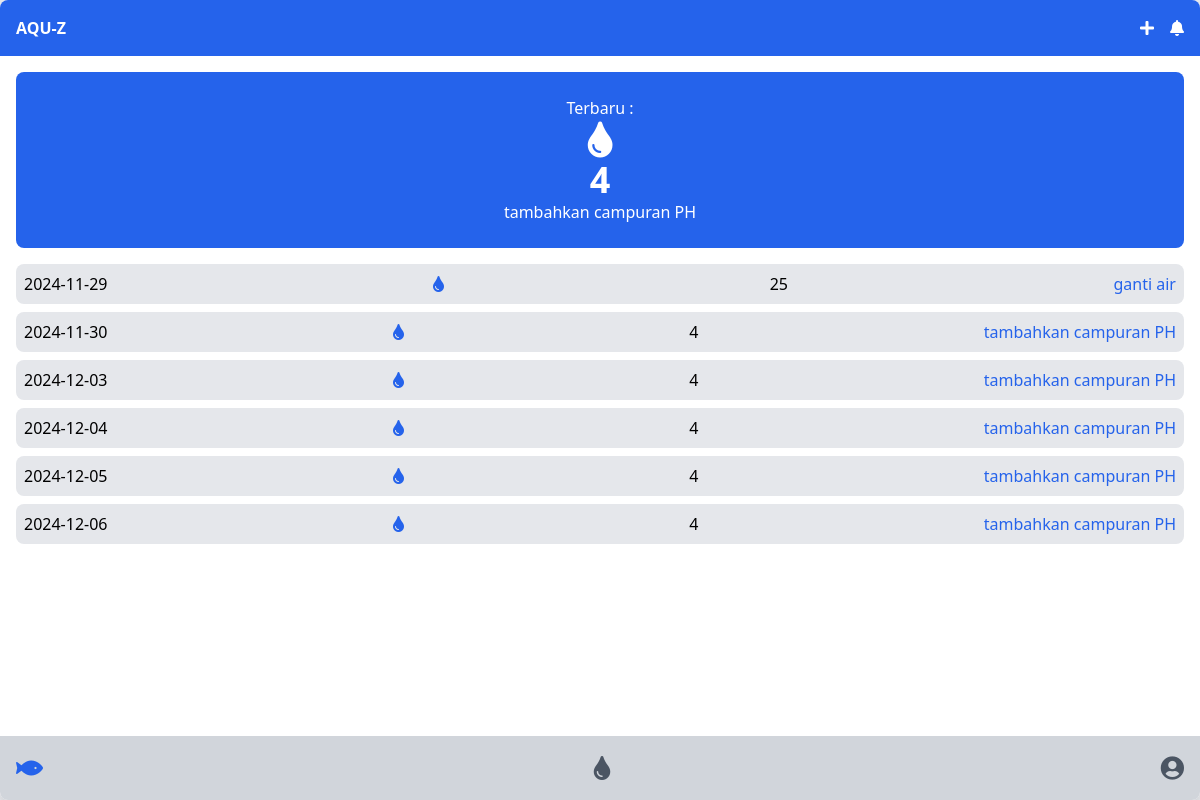
Screenshot of /detailPh.php (signed in) with the database file from the repository.
### tables this page shows
CREATE TABLE `t_sensor` (
  `id_tSensor` int NOT NULL,
  `id_sensor` int NOT NULL,
  `id_user` int NOT NULL,
  `tgl` date NOT NULL,
  `value` float NOT NULL
);

### detailPh.php (the view, shortened to what this page needs)
<html>
    <head>
        <script src="https://cdn.tailwindcss.com"></script>
        <link rel="stylesheet" href="https://cdnjs.cloudflare.com/ajax/libs/font-awesome/5.15.3/css/all.min.css">
    </head>
    <body class="bg-gray-200 min-h-screen flex flex-col">
        <div class="w-full mx-auto bg-white shadow-lg rounded-lg overflow-hidden flex flex-col flex-grow">
            <div class="bg-blue-600 p-4 flex justify-between items-center">
                <span class="text-white font-bold">AQU-Z</span>
                <div class="flex space-x-4">
                    <i class="fas fa-plus text-white"></i>
                    <i class="fas fa-bell text-white"></i>
                </div>
            </div>
            <div class="p-4 space-y-4 flex-grow">
                <?php
                    include "koneksi.php";
                    $id_user = $_SESSION["id_user"];
                    $query1 = "SELECT * FROM t_sensor where id_user = '$id_user' and id_sensor = '1' ORDER BY `t_sensor`.`tgl` DESC limit 1";
                    $data1 = mysqli_query($conn, $query1);
                    foreach ($data1 as $row1) {
                        $value1 =  $row1['value'];
                        if ($value1 < 6){
                            $status1 = "tambahkan campuran PH";
                        }elseif($value1 <= 6){
                            $status1 = "baik";
                        }else{
                            $status1 = "ganti air";
                        }
                    }
                ?>
                <div class="bg-blue-600 text-white rounded-lg p-6 text-center mb-4">
                    <p>Terbaru :</p>
                    <i class="fas fa-tint text-4xl"></i>
                    <p class="text-4xl font-bold"><?php echo $value1;?></p>
                    <p><?php echo "$status1";?></p>
                </div>
                <div class="space-y-2">
                <?php
                    $query = "SELECT * FROM t_sensor where id_user = '$id_user' and id_sensor = '1' ORDER BY `t_sensor`.`tgl` ASC  ";
                    $data = mysqli_query($conn, $query);
                    foreach ($data as $row) {
                        $tgl = $row['tgl'];
                        $value =  $row['value'];
                        if ($value < 6){
                            $status = "tambahkan campuran PH";
                        }elseif($value <= 6){
                            $status = "baik";
                        }else{
                            $status = "ganti air";
                        }
                        echo '<div class="bg-gray-200 rounded-lg p-2 flex justify-between items-center">';
                        echo '<span>'.$tgl.'</span>';
                        echo '<i class="fas fa-tint text-blue-600"></i>';
                        echo '<span>'.$value.'</span>';
                        echo '<span class="text-blue-600">'.$status.'</span></div>';
                    }
                ?>
                </div>
            </div>
            <div class="bg-gray-300 p-4 flex justify-between items-center">
                <i class="fas fa-fish text-blue-600 text-2xl"></i>
                <i class="fas fa-tint text-gray-600 text-2xl"></i>
                <i class="fas fa-user-circle text-gray-600 text-2xl"></i>
            </div>
        </div>
    </body>
</html>

### rows the page displays
t_sensor: value "4", value "tambahkan campuran PH", tgl "2024-12-06"
t_sensor: tgl "2024-11-29", value "25", value "ganti air"
t_sensor: tgl "2024-11-30", value "4", value "tambahkan campuran PH"
t_sensor: tgl "2024-12-03", value "4", value "tambahkan campuran PH"
t_sensor: tgl "2024-12-04", value "4", value "tambahkan campuran PH"
t_sensor: tgl "2024-12-05", value "4", value "tambahkan campuran PH"
